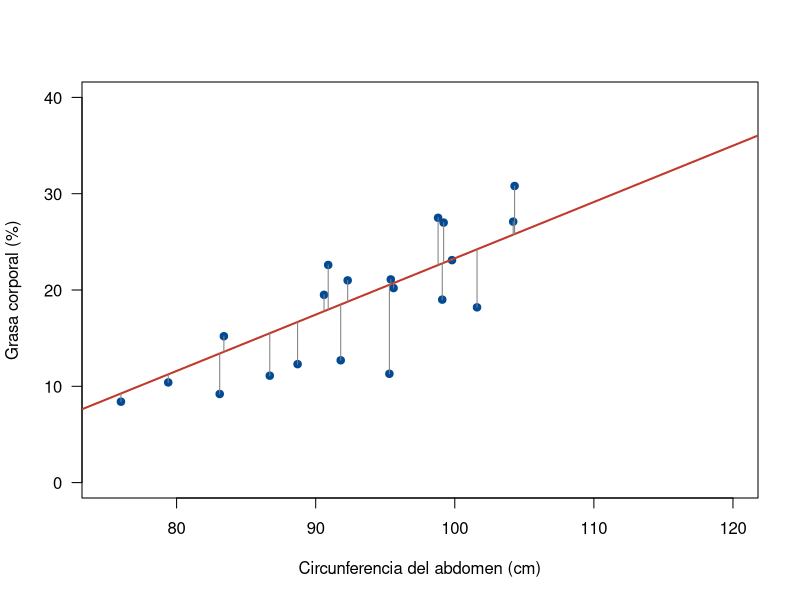
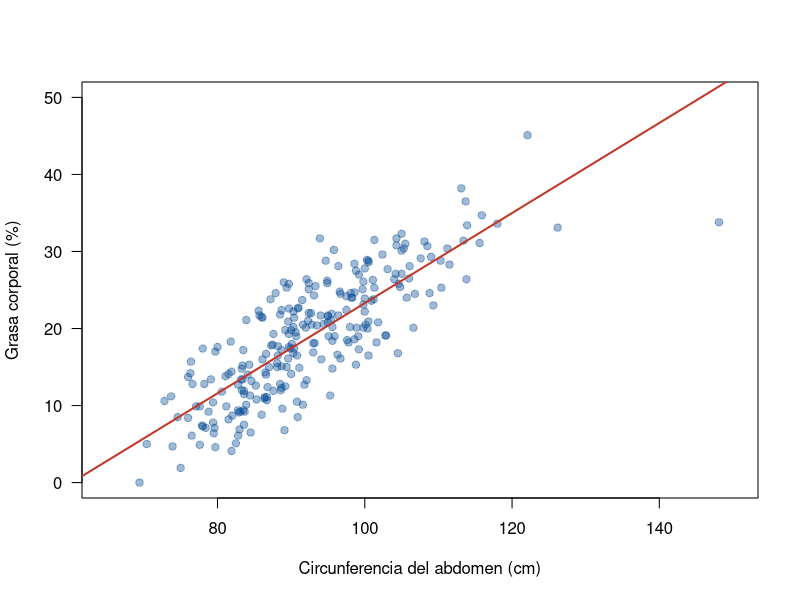

Generate these figures, in order, with R:
## ---- chunk 1
knitr::opts_chunk$set(echo = TRUE, message = FALSE, warning = FALSE, comment = NA, collapse = FALSE)
options(scipen = 999)
## ---- chunk 2
grasa <- read.csv("data/grasa.csv")
modelo <- lm(grasa ~ abdomen, data = grasa)
set.seed(2026)
muestra <- grasa[sample(nrow(grasa), 20), ]
plot(grasa ~ abdomen, data = muestra, pch = 19, col = "#034A94", las = 1,
     xlab = "Circunferencia del abdomen (cm)", ylab = "Grasa corporal (%)",
     xlim = c(75, 120), ylim = c(0, 40))
abline(modelo, col = "#C0392B", lwd = 2)
segments(muestra$abdomen, muestra$grasa, muestra$abdomen, fitted(modelo)[as.character(muestra$id)],
         col = "gray50")
## ---- chunk 3
x <- grasa$abdomen
y <- grasa$grasa
Sxy <- sum((x - mean(x)) * (y - mean(y)))
Sxx <- sum((x - mean(x))^2)
b1 <- Sxy / Sxx
b0 <- mean(y) - b1 * mean(x)
c(b0 = b0, b1 = b1)
## ---- chunk 4
modelo <- lm(grasa ~ abdomen, data = grasa)
coef(modelo)
## ---- chunk 5
plot(grasa ~ abdomen, data = grasa, pch = 19, col = "#034A9460", las = 1,
     xlab = "Circunferencia del abdomen (cm)", ylab = "Grasa corporal (%)",
     xlim = c(65, 150), ylim = c(0, 50))
abline(modelo, col = "#C0392B", lwd = 2)
## ---- chunk 6
subconjunto <- lm(grasa ~ abdomen, data = grasa, subset = id != 182)
coef(subconjunto)
## ---- chunk 7
sum(residuals(modelo))                        # prácticamente cero
coef(modelo)[1] + coef(modelo)[2] * mean(x)   # igual a la media de y
mean(y)
cor(x, y) * sd(y) / sd(x)                     # igual a la pendiente
## ---- chunk 8
SCE <- sum(residuals(modelo)^2)
n <- nrow(grasa)
sigma2 <- SCE / (n - 2)
c(SCE = SCE, sigma2 = sigma2, sigma = sqrt(sigma2))
sigma(modelo)   # la misma estimación de sigma
## ---- chunk 9
c(MCO = SCE / (n - 2), MV = SCE / n)
logLik(modelo)   # logaritmo de la verosimilitud máxima
## ---- chunk 10
summary(modelo)
## ---- chunk 11
X <- cbind(1, grasa$abdomen)
solve(t(X) %*% X) %*% t(X) %*% grasa$grasa
## ---- chunk 12
sum((grasa$grasa - (-30 + 0.55 * grasa$abdomen))^2)
sum(residuals(modelo)^2)
## ---- chunk 13
coef(lm(abdomen ~ grasa, data = grasa))
1 / coef(modelo)[2]
## ---- chunk 14
modelo_pecho <- lm(grasa ~ pecho, data = grasa)
coef(modelo_pecho)
c(pecho = sigma(modelo_pecho), abdomen = sigma(modelo))
